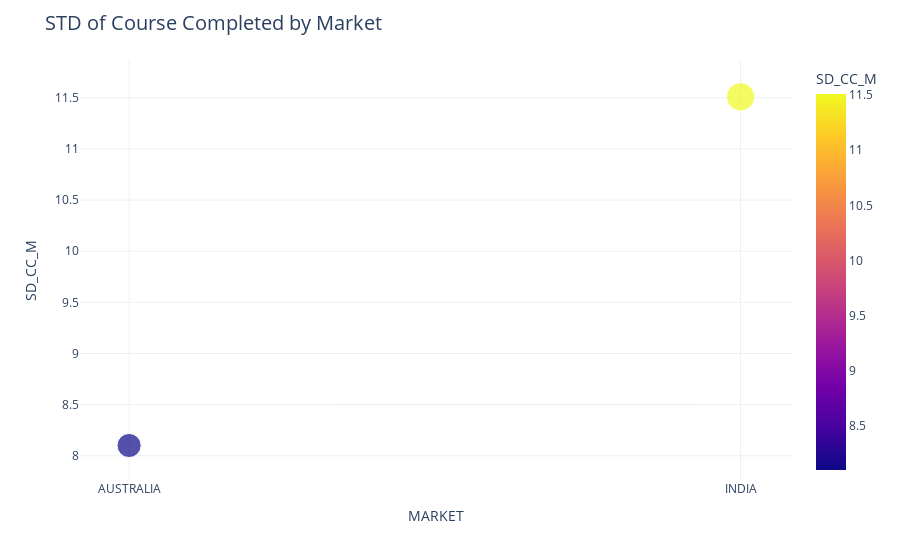

Source (notebook cell):
### Code cell
# 按市场维度统计课程完成数量标准差绘图
SD_CC_M_df = SD_CC_M.reset_index() 
SD_CC_M_df.dropna(inplace=True)
SD_CC_M_df['size'] = SD_CC_M_df['SD_CC_M'] + 1

fig = go.Figure()
fig = px.scatter(SD_CC_M_df, 
                 x='MARKET', 
                 y='SD_CC_M',
                 color='SD_CC_M',
                 size='size')
fig.update_layout(title='STD of Course Completed by Market',
                  title_font_size=20,
                  template='plotly_white',)
fig.write_image(r'figure/SD_CC_M.png')
fig.show()

### Figure 1 — Plotly figure (JSON) as saved in the notebook; plotly's stock layout.template omitted (floating-point values rounded to 4 significant figures)
{"data": [{"hovertemplate": "MARKET=%{x}<br>SD_CC_M=%{marker.color}<br>size=%{marker.size}<extra></extra>", "legendgroup": "", "marker": {"color": [8.1, 11.51], "coloraxis": "coloraxis", "size": [9.1, 12.51], "sizemode": "area", "sizeref": 0.03127, "symbol": "circle"}, "mode": "markers", "name": "", "orientation": "v", "showlegend": false, "type": "scatter", "x": ["AUSTRALIA", "INDIA"], "xaxis": "x", "y": [8.1, 11.51], "yaxis": "y"}], "layout": {"coloraxis": {"colorbar": {"title": {"text": "SD_CC_M"}}, "colorscale": [[0, "#0d0887"], [0.1111, "#46039f"], [0.2222, "#7201a8"], [0.3333, "#9c179e"], [0.4444, "#bd3786"], [0.5556, "#d8576b"], [0.6667, "#ed7953"], [0.7778, "#fb9f3a"], [0.8889, "#fdca26"], [1, "#f0f921"]]}, "legend": {"itemsizing": "constant", "tracegroupgap": 0}, "margin": {"t": 60}, "title": {"font": {"size": 20}, "text": "STD of Course Completed by Market"}, "xaxis": {"anchor": "y", "domain": [0, 1], "title": {"text": "MARKET"}}, "yaxis": {"anchor": "x", "domain": [0, 1], "title": {"text": "SD_CC_M"}}}}
